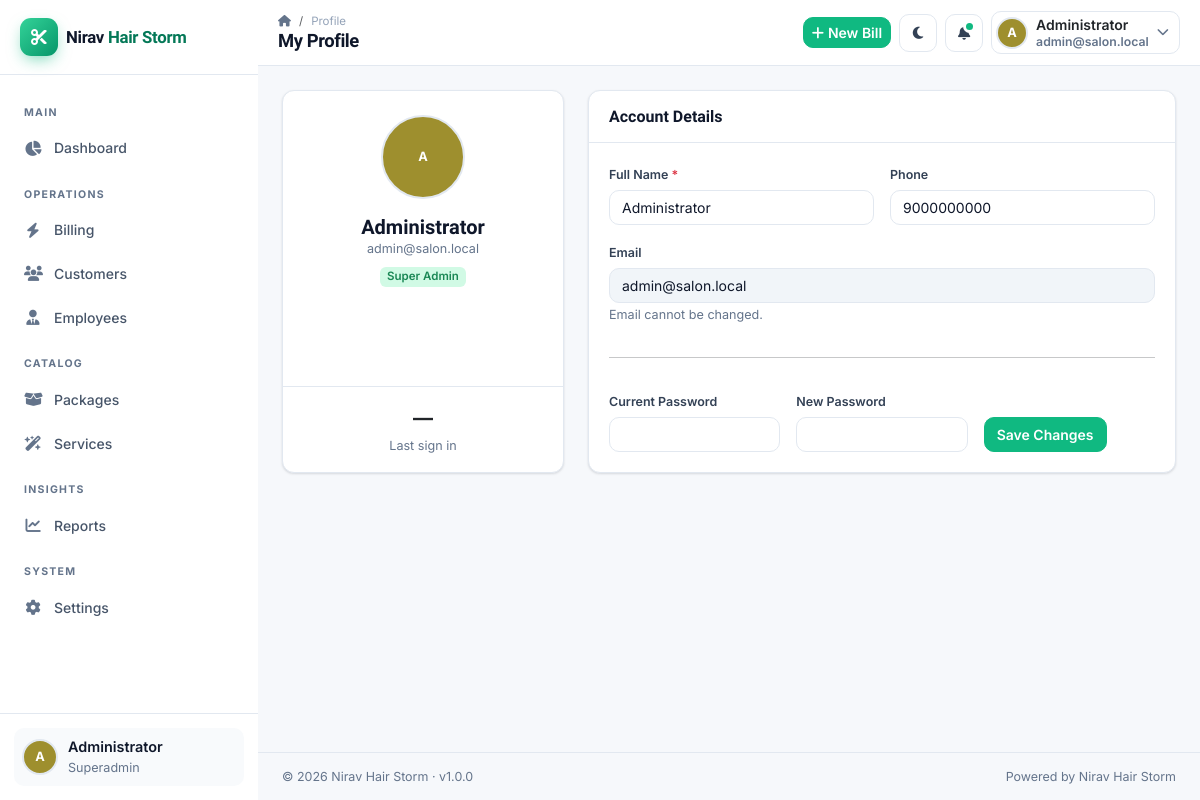
Screenshot of /profile (signed in) with the database file from the repository.
### tables this page shows
CREATE TABLE IF NOT EXISTS `users` (
    `id` INT UNSIGNED NOT NULL AUTO_INCREMENT,
    `role_id` INT UNSIGNED NOT NULL,
    `branch_id` INT UNSIGNED NULL,
    `name` VARCHAR(120) NOT NULL,
    `email` VARCHAR(160) NOT NULL,
    `password` VARCHAR(255) NOT NULL,
    `phone` VARCHAR(20) NULL,
    `avatar` VARCHAR(255) NULL,
    `status` ENUM('active','inactive') NOT NULL DEFAULT 'active',
    `last_login_at` TIMESTAMP NULL DEFAULT NULL,
    `remember_token` VARCHAR(100) NULL,
    `created_at` TIMESTAMP NOT NULL DEFAULT CURRENT_TIMESTAMP,
    `updated_at` TIMESTAMP NOT NULL DEFAULT CURRENT_TIMESTAMP ON UPDATE CURRENT_TIMESTAMP,
    `deleted_at` TIMESTAMP NULL DEFAULT NULL,
    PRIMARY KEY (`id`),
    UNIQUE KEY `uq_users_email` (`email`),
    KEY `idx_users_role` (`role_id`),
    KEY `idx_users_branch` (`branch_id`),
    KEY `idx_users_status` (`status`),
    CONSTRAINT `fk_users_role` FOREIGN KEY (`role_id`) REFERENCES `roles` (`id`),
    CONSTRAINT `fk_users_branch` FOREIGN KEY (`branch_id`) REFERENCES `branches` (`id`) ON DELETE SET NULL
);

CREATE TABLE IF NOT EXISTS `roles` (
    `id` INT UNSIGNED NOT NULL AUTO_INCREMENT,
    `name` VARCHAR(100) NOT NULL,
    `slug` VARCHAR(100) NOT NULL,
    `description` TEXT NULL,
    `permissions` JSON NULL,
    `is_system` TINYINT(1) NOT NULL DEFAULT 0,
    `created_at` TIMESTAMP NOT NULL DEFAULT CURRENT_TIMESTAMP,
    `updated_at` TIMESTAMP NOT NULL DEFAULT CURRENT_TIMESTAMP ON UPDATE CURRENT_TIMESTAMP,
    `deleted_at` TIMESTAMP NULL DEFAULT NULL,
    PRIMARY KEY (`id`),
    UNIQUE KEY `uq_roles_slug` (`slug`)
);

CREATE TABLE IF NOT EXISTS `settings` (
    `id` INT UNSIGNED NOT NULL AUTO_INCREMENT,
    `key` VARCHAR(120) NOT NULL,
    `value` TEXT NULL,
    `created_at` TIMESTAMP NOT NULL DEFAULT CURRENT_TIMESTAMP,
    `updated_at` TIMESTAMP NOT NULL DEFAULT CURRENT_TIMESTAMP ON UPDATE CURRENT_TIMESTAMP,
    PRIMARY KEY (`id`),
    UNIQUE KEY `uq_settings_key` (`key`)
);

### app/Views/profile/index.php (the view, shortened to what the rows shown need)
<div class="row g-4">
    <div class="col-lg-4">
        <div class="card text-center h-100">
            <div class="card-body py-4">
                <?php echo avatar_or_initials($user['name'], $user['avatar'], 84); ?>
                <h5 class="mt-3 mb-0 fw-bold"><?php echo e($user['name']); ?></h5>
                <div class="text-muted small"><?php echo e($user['email']); ?></div>
                <span class="badge bg-success-soft text-success mt-2"><?php echo e($user['role_name'] ?? 'Member'); ?></span>
            </div>
            <div class="card-footer bg-transparent d-flex justify-content-around py-3">
                <div class="text-center">
                    <div class="fw-bold fs-5"><?php echo $user['last_login_at'] ? e(format_datetime($user['last_login_at'])) : '—'; ?></div>
                    <small class="text-muted">Last sign in</small>
                </div>
            </div>
        </div>
    </div>
    <div class="col-lg-8">
        <div class="card">
            <div class="card-header bg-transparent"><h6 class="mb-0 fw-bold">Account Details</h6></div>
            <div class="card-body">
                <form method="post" action="<?php echo url('/profile'); ?>">
                    <div class="row g-3">
                        <div class="col-md-6">
                            <label class="form-label">Full Name <span class="text-danger">*</span></label>
                            <input class="form-control" name="name" value="<?php echo e($user['name']); ?>" required>
                        </div>
                        <div class="col-md-6">
                            <label class="form-label">Phone</label>
                            <input class="form-control" name="phone" value="<?php echo e($user['phone']); ?>">
                        </div>
                        <div class="col-12">
                            <label class="form-label">Email</label>
                            <input class="form-control" value="<?php echo e($user['email']); ?>" disabled>
                            <small class="text-muted">Email cannot be changed.</small>
                        </div>
                        <div class="col-12"><hr></div>
                        <div class="col-md-4">
                            <label class="form-label">Current Password</label>
                            <input class="form-control" type="password" name="current_password" autocomplete="current-password">
                        </div>
                        <div class="col-md-4">
                            <label class="form-label">New Password</label>
                            <input class="form-control" type="password" name="new_password" autocomplete="new-password">
                        </div>
                        <div class="col-md-4 d-flex align-items-end">
                            <button class="btn btn-primary" type="submit">Save Changes</button>
                        </div>
                    </div>
                </form>
            </div>
        </div>
    </div>
</div>

### app/Core/Router.php (shortened to what the rows shown need)
<?php
class Router
{
    private array $routes = [];
    public function add(string $method, string $pattern, array $handler, array $middleware = []): void
    {
        $this->routes[] = [
            'method' => strtoupper($method),
            'pattern' => $pattern,
            'handler' => $handler,
            'middleware' => $middleware,
        ];
    }
    public function resolve(): void
    {
        $uri = $this->request->uri();
        $method = $this->request->method();
        foreach ($this->routes as $route) {
            if ($route['method'] !== $method) {
                continue;
            }
            $params = $this->match($route['pattern'], $uri);
            if ($params === null) {
                continue;
            }
            $this->dispatch($route['handler'], $params);
            return;
        }
    }
    private function match(string $pattern, string $uri): ?array
    {
        $regex = preg_replace('/\{(\w+)\}/', '(?P<$1>[^/]+)', $pattern);
        $regex = '#^' . $regex . '$#';
        if (preg_match($regex, $uri, $matches)) {
            return array_filter($matches, 'is_string', ARRAY_FILTER_USE_KEY);
        }
        return null;
    }
    private function dispatch(array $handler, array $params): void
    {
        [$controllerClass, $method] = $handler;
        $controller = new $controllerClass();
        $args = $this->castParams($controller, $method, array_values($params));
        $controller->{$method}(...$args);
    }
    private function castParams(object $controller, string $method, array $params): array
    {
        $args = [];
        return $args;
    }
}

### app/Views/layouts/main.php (shortened to what the rows shown need)
<?php
$title = $title ?? $pageTitle ?? App\Core\App::config('app.name', 'Nirav Hair Storm');
$theme = setting('theme_mode', 'light');
$businessName = setting('business_name', 'Nirav Hair Storm');
?>
<!DOCTYPE html>
<html lang="en" data-theme="<?php echo e($theme === 'dark' ? 'dark' : 'light'); ?>">
<head>
    <link href="https://cdn.jsdelivr.net/npm/bootstrap@5.3.3/dist/css/bootstrap.min.css" rel="stylesheet">
    <link href="https://cdnjs.cloudflare.com/ajax/libs/font-awesome/6.5.2/css/all.min.css" rel="stylesheet">
    <link href="https://cdn.datatables.net/1.13.8/css/dataTables.bootstrap5.min.css" rel="stylesheet">
    <link href="https://cdn.jsdelivr.net/npm/select2@4.1.0-rc.0/dist/css/select2.min.css" rel="stylesheet">
    <link href="https://cdn.jsdelivr.net/npm/select2-bootstrap-5-theme@1.3.0/dist/select2-bootstrap-5-theme.min.css" rel="stylesheet">
    <link href="<?php echo url('css/app.css'); ?>" rel="stylesheet">
</head>
<body class="<?php echo e($bodyClass ?? ''); ?>">
<div class="app-shell">
    <?php include APP_PATH . '/Views/partials/sidebar.php'; ?>
    <div class="app-main" id="appMain">
        <?php include APP_PATH . '/Views/partials/topbar.php'; ?>
        <main class="app-content">
            <div class="container-fluid px-3 px-lg-4 py-3 py-lg-4">
                <?php echo $content; ?>
            </div>
        </main>
        <footer class="app-footer d-none d-md-flex">
            <span>© <?php echo date('Y'); ?> <?php echo e($businessName); ?> · v<?php echo e(App\Core\App::config('app.version')); ?></span>
            <span class="ms-auto text-muted">Powered by Nirav Hair Storm</span>
        </footer>
    </div>
</div>
</body>
</html>

### app/Views/partials/sidebar.php (shortened to what the rows shown need)
<aside class="app-sidebar" id="appSidebar">
    <div class="sidebar-brand">
        <a href="<?php echo url('/dashboard'); ?>" class="d-flex align-items-center gap-2 text-decoration-none">
            <span class="brand-mark">
                <i class="fa-solid fa-scissors"></i>
            </span>
            <span class="brand-name">Nirav <em>Hair Storm</em></span>
        </a>
    </div>
    <nav class="sidebar-nav">
        <span class="nav-label">Main</span>
        <a class="nav-item <?php echo active_class('dashboard', $active ?? ''); ?>" href="<?php echo url('/dashboard'); ?>">
            <i class="fa-solid fa-chart-pie"></i><span>Dashboard</span>
        </a>
        <span class="nav-label">Operations</span>
        <a class="nav-item <?php echo active_class('billing', $active ?? ''); ?>" href="<?php echo url('/billing'); ?>">
            <i class="fa-solid fa-bolt"></i><span>Billing</span>
        </a>
        <a class="nav-item <?php echo active_class('customers', $active ?? ''); ?>" href="<?php echo url('/customers'); ?>">
            <i class="fa-solid fa-users"></i><span>Customers</span>
        </a>
        <a class="nav-item <?php echo active_class('employees', $active ?? ''); ?>" href="<?php echo url('/employees'); ?>">
            <i class="fa-solid fa-user-tie"></i><span>Employees</span>
        </a>
        <span class="nav-label">Catalog</span>
        <a class="nav-item <?php echo active_class('packages', $active ?? ''); ?>" href="<?php echo url('/packages'); ?>">
            <i class="fa-solid fa-box-open"></i><span>Packages</span>
        </a>
        <a class="nav-item <?php echo active_class('services', $active ?? ''); ?>" href="<?php echo url('/services'); ?>">
            <i class="fa-solid fa-wand-magic-sparkles"></i><span>Services</span>
        </a>
        <span class="nav-label">Insights</span>
        <a class="nav-item <?php echo active_class('reports', $active ?? ''); ?>" href="<?php echo url('/reports'); ?>">
            <i class="fa-solid fa-chart-line"></i><span>Reports</span>
        </a>
        <?php if (can('settings.view')): ?>
        <span class="nav-label">System</span>
        <a class="nav-item <?php echo active_class('settings', $active ?? ''); ?>" href="<?php echo url('/settings'); ?>">
            <i class="fa-solid fa-gear"></i><span>Settings</span>
        </a>
        <?php endif; ?>
    </nav>
    <div class="sidebar-footer">
        <div class="sidebar-user">
            <?php $u = auth_user() ?: ['name' => 'User', 'email' => '']; ?>
            <?php echo avatar_or_initials($u['name'], $u['avatar'] ?? '', 36); ?>
            <div class="sidebar-user-meta">
                <span class="fw-semibold text-truncate"><?php echo e($u['name']); ?></span>
                <small class="text-muted text-truncate"><?php echo e(ucwords(str_replace('-', ' ', $u['role_slug'] ?? ''))); ?></small>
            </div>
        </div>
    </div>
</aside>

### app/Views/partials/topbar.php (shortened to what the rows shown need)
<?php
$user = auth_user() ?: ['name' => 'User', 'email' => '', 'role_slug' => '', 'avatar' => ''];
$breadcrumbs = $breadcrumbs ?? [];
?>
<header class="app-topbar">
    <div class="d-flex align-items-center gap-3">
        <div class="d-none d-sm-block">
            <nav class="breadcrumb-nav" aria-label="breadcrumb">
                <ol class="breadcrumb mb-0">
                    <li class="breadcrumb-item"><a href="<?php echo url('/dashboard'); ?>"><i class="fa-solid fa-house"></i></a></li>
                    <?php $count = count($breadcrumbs); $i = 0; ?>
                    <?php foreach ($breadcrumbs as $label => $href): ?>
                        <?php $i++; ?>
                        <?php if ($i === $count): ?>
                            <li class="breadcrumb-item active" aria-current="page"><?php echo e($label); ?></li>
                        <?php else: ?>
                            <li class="breadcrumb-item"><a href="<?php echo e($href); ?>"><?php echo e($label); ?></a></li>
                        <?php endif; ?>
                    <?php endforeach; ?>
                </ol>
            </nav>
            <h1 class="page-title"><?php echo e($title); ?></h1>
        </div>
    </div>
    <div class="d-flex align-items-center gap-2">
        <?php if (can('billing.create')): ?>
            <a href="<?php echo url('/billing'); ?>" class="btn btn-primary btn-sm d-none d-sm-inline-flex align-items-center gap-1">
                <i class="fa-solid fa-plus"></i> New Bill
            </a>
        <?php endif; ?>
        <button class="btn btn-icon theme-toggle" type="button" id="themeToggle" title="Toggle theme" aria-label="Toggle theme">
            <i class="fa-solid fa-moon"></i>
        </button>
        <div class="dropdown">
            <button class="btn btn-icon position-relative" type="button" data-bs-toggle="dropdown" aria-expanded="false" title="Activity">
                <i class="fa-solid fa-bell"></i>
                <span class="badge-dot"></span>
            </button>
        </div>
        <div class="dropdown">
            <button class="btn btn-sm d-flex align-items-center gap-2 user-chip" type="button" data-bs-toggle="dropdown" aria-expanded="false">
                <?php echo avatar_or_initials($user['name'], $user['avatar'] ?? '', 32); ?>
                <span class="d-none d-md-block text-start">
                    <span class="d-block fw-semibold lh-sm"><?php echo e($user['name']); ?></span>
                    <span class="d-block text-muted small lh-sm"><?php echo e($user['email']); ?></span>
                </span>
                <i class="fa-solid fa-chevron-down small text-muted"></i>
            </button>
        </div>
    </div>
</header>

### rows the page displays
users: name "Administrator", role.slug "Superadmin", email "admin@salon.local", role.name "Super Admin", phone "9000000000"
settings: value "Nirav Hair Storm"

### other values shown
$initials "A A A"
$label "Profile"
